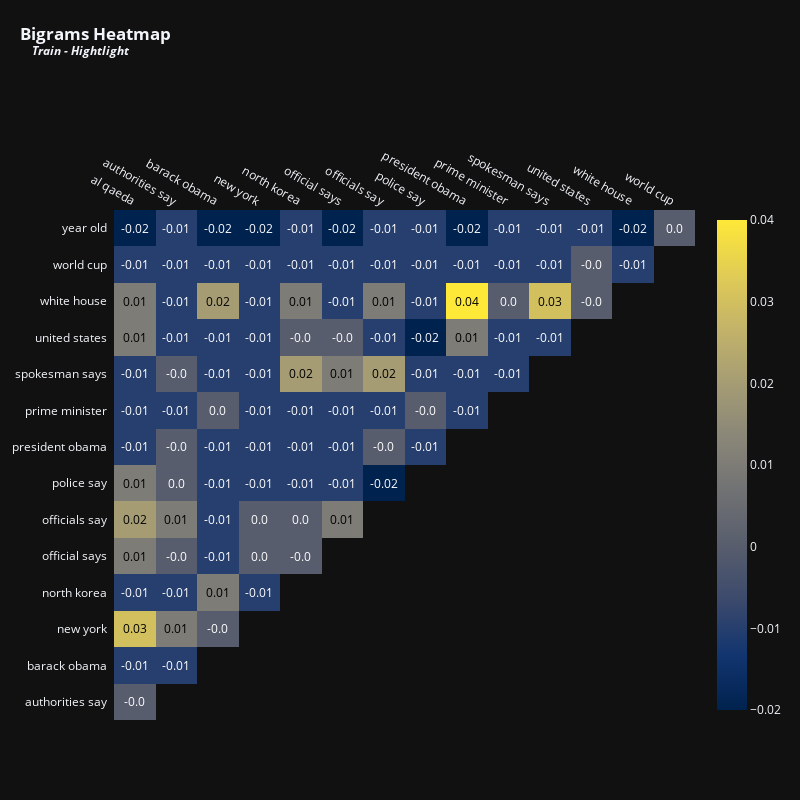

The code cell stored with this chart in its notebook:
### Code cell
vectorizer = TfidfVectorizer(max_features = 15,stop_words = 'english',ngram_range = (2,2)) # Top 15 terms
x = vectorizer.fit_transform(train_all['highlights'].fillna(''))
df_tfidfvect = pd.DataFrame(x.toarray(), columns=vectorizer.get_feature_names_out())
plot_correlation(df_tfidfvect, 'Bigrams', 'Train - Hightlight', 800, 800, 12)

### Figure 1 — Plotly figure (JSON) as saved in the notebook; plotly's stock layout.template omitted (floating-point values rounded to 4 significant figures)
{"data": [{"colorscale": [[0, "#00224e"], [0.1111, "#123570"], [0.2222, "#3b496c"], [0.3333, "#575d6d"], [0.4444, "#707173"], [0.5556, "#8a8678"], [0.6667, "#a59c74"], [0.7778, "#c3b369"], [0.8889, "#e1cc55"], [1, "#fee838"]], "reversescale": false, "showscale": false, "type": "heatmap", "x": ["al qaeda", "authorities say", "barack obama", "new york", "north korea", "official says", "officials say", "police say", "president obama", "prime minister", "spokesman says", "united states", "white house", "world cup"], "y": ["year old", "world cup", "white house", "united states", "spokesman says", "prime minister", "president obama", "police say", "officials say", "official says", "north korea", "new york", "barack obama", "authorities say"], "z": [[-0.02, -0.01, -0.02, -0.02, -0.01, -0.02, -0.01, -0.01, -0.02, -0.01, -0.01, -0.01, -0.02, 0], [-0.01, -0.01, -0.01, -0.01, -0.01, -0.01, -0.01, -0.01, -0.01, -0.01, -0.01, 0, -0.01], [0.01, -0.01, 0.02, -0.01, 0.01, -0.01, 0.01, -0.01, 0.04, 0, 0.03, 0], [0.01, -0.01, -0.01, -0.01, 0, 0, -0.01, -0.02, 0.01, -0.01, -0.01], [-0.01, 0, -0.01, -0.01, 0.02, 0.01, 0.02, -0.01, -0.01, -0.01], [-0.01, -0.01, 0, -0.01, -0.01, -0.01, -0.01, 0, -0.01], [-0.01, 0, -0.01, -0.01, -0.01, -0.01, 0, -0.01], [0.01, 0, -0.01, -0.01, -0.01, -0.01, -0.02], [0.02, 0.01, -0.01, 0, 0, 0.01], [0.01, 0, -0.01, 0, 0], [-0.01, -0.01, 0.01, -0.01], [0.03, 0.01, 0], [-0.01, -0.01], [0]]}, {"colorscale": [[0, "#00224e"], [0.1111, "#123570"], [0.2222, "#3b496c"], [0.3333, "#575d6d"], [0.4444, "#707173"], [0.5556, "#8a8678"], [0.6667, "#a59c74"], [0.7778, "#c3b369"], [0.8889, "#e1cc55"], [1, "#fee838"]], "showscale": true, "type": "heatmap", "visible": true, "z": [[-0.02, -0.01, -0.02, -0.02, -0.01, -0.02, -0.01, -0.01, -0.02, -0.01, -0.01, -0.01, -0.02, 0], [-0.01, -0.01, -0.01, -0.01, -0.01, -0.01, -0.01, -0.01, -0.01, -0.01, -0.01, 0, -0.01], [0.01, -0.01, 0.02, -0.01, 0.01, -0.01, 0.01, -0.01, 0.04, 0, 0.03, 0], [0.01, -0.01, -0.01, -0.01, 0, 0, -0.01, -0.02, 0.01, -0.01, -0.01], [-0.01, 0, -0.01, -0.01, 0.02, 0.01, 0.02, -0.01, -0.01, -0.01], [-0.01, -0.01, 0, -0.01, -0.01, -0.01, -0.01, 0, -0.01], [-0.01, 0, -0.01, -0.01, -0.01, -0.01, 0, -0.01], [0.01, 0, -0.01, -0.01, -0.01, -0.01, -0.02], [0.02, 0.01, -0.01, 0, 0, 0.01], [0.01, 0, -0.01, 0, 0], [-0.01, -0.01, 0.01, -0.01], [0.03, 0.01, 0], [-0.01, -0.01], [0]]}], "layout": {"annotations": [{"font": {"color": "#FFFFFF", "size": 12}, "showarrow": false, "text": "-0.02", "x": "al qaeda", "xref": "x", "y": "year old", "yref": "y"}, {"font": {"color": "#FFFFFF", "size": 12}, "showarrow": false, "text": "-0.01", "x": "authorities say", "xref": "x", "y": "year old", "yref": "y"}, {"font": {"color": "#FFFFFF", "size": 12}, "showarrow": false, "text": "-0.02", "x": "barack obama", "xref": "x", "y": "year old", "yref": "y"}, {"font": {"color": "#FFFFFF", "size": 12}, "showarrow": false, "text": "-0.02", "x": "new york", "xref": "x", "y": "year old", "yref": "y"}, {"font": {"color": "#FFFFFF", "size": 12}, "showarrow": false, "text": "-0.01", "x": "north korea", "xref": "x", "y": "year old", "yref": "y"}, {"font": {"color": "#FFFFFF", "size": 12}, "showarrow": false, "text": "-0.02", "x": "official says", "xref": "x", "y": "year old", "yref": "y"}, {"font": {"color": "#FFFFFF", "size": 12}, "showarrow": false, "text": "-0.01", "x": "officials say", "xref": "x", "y": "year old", "yref": "y"}, {"font": {"color": "#FFFFFF", "size": 12}, "showarrow": false, "text": "-0.01", "x": "police say", "xref": "x", "y": "year old", "yref": "y"}, {"font": {"color": "#FFFFFF", "size": 12}, "showarrow": false, "text": "-0.02", "x": "president obama", "xref": "x", "y": "year old", "yref": "y"}, {"font": {"color": "#FFFFFF", "size": 12}, "showarrow": false, "text": "-0.01", "x": "prime minister", "xref": "x", "y": "year old", "yref": "y"}, {"font": {"color": "#FFFFFF", "size": 12}, "showarrow": false, "text": "-0.01", "x": "spokesman says", "xref": "x", "y": "year old", "yref": "y"}, {"font": {"color": "#FFFFFF", "size": 12}, "showarrow": false, "text": "-0.01", "x": "united states", "xref": "x", "y": "year old", "yref": "y"}, {"font": {"color": "#FFFFFF", "size": 12}, "showarrow": false, "text": "-0.02", "x": "white house", "xref": "x", "y": "year old", "yref": "y"}, {"font": {"color": "#FFFFFF", "size": 12}, "showarrow": false, "text": "0.0", "x": "world cup", "xref": "x", "y": "year old", "yref": "y"}, {"font": {"color": "#FFFFFF", "size": 12}, "showarrow": false, "text": "-0.01", "x": "al qaeda", "xref": "x", "y": "world cup", "yref": "y"}, {"font": {"color": "#FFFFFF", "size": 12}, "showarrow": false, "text": "-0.01", "x": "authorities say", "xref": "x", "y": "world cup", "yref": "y"}, {"font": {"color": "#FFFFFF", "size": 12}, "showarrow": false, "text": "-0.01", "x": "barack obama", "xref": "x", "y": "world cup", "yref": "y"}, {"font": {"color": "#FFFFFF", "size": 12}, "showarrow": false, "text": "-0.01", "x": "new york", "xref": "x", "y": "world cup", "yref": "y"}, {"font": {"color": "#FFFFFF", "size": 12}, "showarrow": false, "text": "-0.01", "x": "north korea", "xref": "x", "y": "world cup", "yref": "y"}, {"font": {"color": "#FFFFFF", "size": 12}, "showarrow": false, "text": "-0.01", "x": "official says", "xref": "x", "y": "world cup", "yref": "y"}, {"font": {"color": "#FFFFFF", "size": 12}, "showarrow": false, "text": "-0.01", "x": "officials say", "xref": "x", "y": "world cup", "yref": "y"}, {"font": {"color": "#FFFFFF", "size": 12}, "showarrow": false, "text": "-0.01", "x": "police say", "xref": "x", "y": "world cup", "yref": "y"}, {"font": {"color": "#FFFFFF", "size": 12}, "showarrow": false, "text": "-0.01", "x": "president obama", "xref": "x", "y": "world cup", "yref": "y"}, {"font": {"color": "#FFFFFF", "size": 12}, "showarrow": false, "text": "-0.01", "x": "prime minister", "xref": "x", "y": "world cup", "yref": "y"}, {"font": {"color": "#FFFFFF", "size": 12}, "showarrow": false, "text": "-0.01", "x": "spokesman says", "xref": "x", "y": "world cup", "yref": "y"}, {"font": {"color": "#FFFFFF", "size": 12}, "showarrow": false, "text": "-0.0", "x": "united states", "xref": "x", "y": "world cup", "yref": "y"}, {"font": {"color": "#FFFFFF", "size": 12}, "showarrow": false, "text": "-0.01", "x": "white house", "xref": "x", "y": "world cup", "yref": "y"}, {"font": {"color": "#000000", "size": 12}, "showarrow": false, "text": "0.01", "x": "al qaeda", "xref": "x", "y": "white house", "yref": "y"}, {"font": {"color": "#FFFFFF", "size": 12}, "showarrow": false, "text": "-0.01", "x": "authorities say", "xref": "x", "y": "white house", "yref": "y"}, {"font": {"color": "#000000", "size": 12}, "showarrow": false, "text": "0.02", "x": "barack obama", "xref": "x", "y": "white house", "yref": "y"}, {"font": {"color": "#FFFFFF", "size": 12}, "showarrow": false, "text": "-0.01", "x": "new york", "xref": "x", "y": "white house", "yref": "y"}, {"font": {"color": "#000000", "size": 12}, "showarrow": false, "text": "0.01", "x": "north korea", "xref": "x", "y": "white house", "yref": "y"}, {"font": {"color": "#FFFFFF", "size": 12}, "showarrow": false, "text": "-0.01", "x": "official says", "xref": "x", "y": "white house", "yref": "y"}, {"font": {"color": "#000000", "size": 12}, "showarrow": false, "text": "0.01", "x": "officials say", "xref": "x", "y": "white house", "yref": "y"}, {"font": {"color": "#FFFFFF", "size": 12}, "showarrow": false, "text": "-0.01", "x": "police say", "xref": "x", "y": "white house", "yref": "y"}, {"font": {"color": "#000000", "size": 12}, "showarrow": false, "text": "0.04", "x": "president obama", "xref": "x", "y": "white house", "yref": "y"}, {"font": {"color": "#FFFFFF", "size": 12}, "showarrow": false, "text": "0.0", "x": "prime minister", "xref": "x", "y": "white house", "yref": "y"}, {"font": {"color": "#000000", "size": 12}, "showarrow": false, "text": "0.03", "x": "spokesman says", "xref": "x", "y": "white house", "yref": "y"}, {"font": {"color": "#FFFFFF", "size": 12}, "showarrow": false, "text": "-0.0", "x": "united states", "xref": "x", "y": "white house", "yref": "y"}, {"font": {"color": "#000000", "size": 12}, "showarrow": false, "text": "0.01", "x": "al qaeda", "xref": "x", "y": "united states", "yref": "y"}, {"font": {"color": "#FFFFFF", "size": 12}, "showarrow": false, "text": "-0.01", "x": "authorities say", "xref": "x", "y": "united states", "yref": "y"}, {"font": {"color": "#FFFFFF", "size": 12}, "showarrow": false, "text": "-0.01", "x": "barack obama", "xref": "x", "y": "united states", "yref": "y"}, {"font": {"color": "#FFFFFF", "size": 12}, "showarrow": false, "text": "-0.01", "x": "new york", "xref": "x", "y": "united states", "yref": "y"}, {"font": {"color": "#FFFFFF", "size": 12}, "showarrow": false, "text": "-0.0", "x": "north korea", "xref": "x", "y": "united states", "yref": "y"}, {"font": {"color": "#FFFFFF", "size": 12}, "showarrow": false, "text": "-0.0", "x": "official says", "xref": "x", "y": "united states", "yref": "y"}, {"font": {"color": "#FFFFFF", "size": 12}, "showarrow": false, "text": "-0.01", "x": "officials say", "xref": "x", "y": "united states", "yref": "y"}, {"font": {"color": "#FFFFFF", "size": 12}, "showarrow": false, "text": "-0.02", "x": "police say", "xref": "x", "y": "united states", "yref": "y"}, {"font": {"color": "#000000", "size": 12}, "showarrow": false, "text": "0.01", "x": "president obama", "xref": "x", "y": "united states", "yref": "y"}, {"font": {"color": "#FFFFFF", "size": 12}, "showarrow": false, "text": "-0.01", "x": "prime minister", "xref": "x", "y": "united states", "yref": "y"}, {"font": {"color": "#FFFFFF", "size": 12}, "showarrow": false, "text": "-0.01", "x": "spokesman says", "xref": "x", "y": "united states", "yref": "y"}, {"font": {"color": "#FFFFFF", "size": 12}, "showarrow": false, "text": "-0.01", "x": "al qaeda", "xref": "x", "y": "spokesman says", "yref": "y"}, {"font": {"color": "#FFFFFF", "size": 12}, "showarrow": false, "text": "-0.0", "x": "authorities say", "xref": "x", "y": "spokesman says", "yref": "y"}, {"font": {"color": "#FFFFFF", "size": 12}, "showarrow": false, "text": "-0.01", "x": "barack obama", "xref": "x", "y": "spokesman says", "yref": "y"}, {"font": {"color": "#FFFFFF", "size": 12}, "showarrow": false, "text": "-0.01", "x": "new york", "xref": "x", "y": "spokesman says", "yref": "y"}, {"font": {"color": "#000000", "size": 12}, "showarrow": false, "text": "0.02", "x": "north korea", "xref": "x", "y": "spokesman says", "yref": "y"}, {"font": {"color": "#000000", "size": 12}, "showarrow": false, "text": "0.01", "x": "official says", "xref": "x", "y": "spokesman says", "yref": "y"}, {"font": {"color": "#000000", "size": 12}, "showarrow": false, "text": "0.02", "x": "officials say", "xref": "x", "y": "spokesman says", "yref": "y"}, {"font": {"color": "#FFFFFF", "size": 12}, "showarrow": false, "text": "-0.01", "x": "police say", "xref": "x", "y": "spokesman says", "yref": "y"}, {"font": {"color": "#FFFFFF", "size": 12}, "showarrow": false, "text": "-0.01", "x": "president obama", "xref": "x", "y": "spokesman says", "yref": "y"}, {"font": {"color": "#FFFFFF", "size": 12}, "showarrow": false, "text": "-0.01", "x": "prime minister", "xref": "x", "y": "spokesman says", "yref": "y"}, {"font": {"color": "#FFFFFF", "size": 12}, "showarrow": false, "text": "-0.01", "x": "al qaeda", "xref": "x", "y": "prime minister", "yref": "y"}, {"font": {"color": "#FFFFFF", "size": 12}, "showarrow": false, "text": "-0.01", "x": "authorities say", "xref": "x", "y": "prime minister", "yref": "y"}, {"font": {"color": "#FFFFFF", "size": 12}, "showarrow": false, "text": "0.0", "x": "barack obama", "xref": "x", "y": "prime minister", "yref": "y"}, {"font": {"color": "#FFFFFF", "size": 12}, "showarrow": false, "text": "-0.01", "x": "new york", "xref": "x", "y": "prime minister", "yref": "y"}, {"font": {"color": "#FFFFFF", "size": 12}, "showarrow": false, "text": "-0.01", "x": "north korea", "xref": "x", "y": "prime minister", "yref": "y"}, {"font": {"color": "#FFFFFF", "size": 12}, "showarrow": false, "text": "-0.01", "x": "official says", "xref": "x", "y": "prime minister", "yref": "y"}, {"font": {"color": "#FFFFFF", "size": 12}, "showarrow": false, "text": "-0.01", "x": "officials say", "xref": "x", "y": "prime minister", "yref": "y"}, {"font": {"color": "#FFFFFF", "size": 12}, "showarrow": false, "text": "-0.0", "x": "police say", "xref": "x", "y": "prime minister", "yref": "y"}, {"font": {"color": "#FFFFFF", "size": 12}, "showarrow": false, "text": "-0.01", "x": "president obama", "xref": "x", "y": "prime minister", "yref": "y"}, {"font": {"color": "#FFFFFF", "size": 12}, "showarrow": false, "text": "-0.01", "x": "al qaeda", "xref": "x", "y": "president obama", "yref": "y"}, {"font": {"color": "#FFFFFF", "size": 12}, "showarrow": false, "text": "-0.0", "x": "authorities say", "xref": "x", "y": "president obama", "yref": "y"}, {"font": {"color": "#FFFFFF", "size": 12}, "showarrow": false, "text": "-0.01", "x": "barack obama", "xref": "x", "y": "president obama", "yref": "y"}, {"font": {"color": "#FFFFFF", "size": 12}, "showarrow": false, "text": "-0.01", "x": "new york", "xref": "x", "y": "president obama", "yref": "y"}, {"font": {"color": "#FFFFFF", "size": 12}, "showarrow": false, "text": "-0.01", "x": "north korea", "xref": "x", "y": "president obama", "yref": "y"}, {"font": {"color": "#FFFFFF", "size": 12}, "showarrow": false, "text": "-0.01", "x": "official says", "xref": "x", "y": "president obama", "yref": "y"}, {"font": {"color": "#FFFFFF", "size": 12}, "showarrow": false, "text": "-0.0", "x": "officials say", "xref": "x", "y": "president obama", "yref": "y"}, {"font": {"color": "#FFFFFF", "size": 12}, "showarrow": false, "text": "-0.01", "x": "police say", "xref": "x", "y": "president obama", "yref": "y"}, {"font": {"color": "#000000", "size": 12}, "showarrow": false, "text": "0.01", "x": "al qaeda", "xref": "x", "y": "police say", "yref": "y"}, {"font": {"color": "#FFFFFF", "size": 12}, "showarrow": false, "text": "0.0", "x": "authorities say", "xref": "x", "y": "police say", "yref": "y"}, {"font": {"color": "#FFFFFF", "size": 12}, "showarrow": false, "text": "-0.01", "x": "barack obama", "xref": "x", "y": "police say", "yref": "y"}, {"font": {"color": "#FFFFFF", "size": 12}, "showarrow": false, "text": "-0.01", "x": "new york", "xref": "x", "y": "police say", "yref": "y"}, {"font": {"color": "#FFFFFF", "size": 12}, "showarrow": false, "text": "-0.01", "x": "north korea", "xref": "x", "y": "police say", "yref": "y"}, {"font": {"color": "#FFFFFF", "size": 12}, "showarrow": false, "text": "-0.01", "x": "official says", "xref": "x", "y": "police say", "yref": "y"}, {"font": {"color": "#FFFFFF", "size": 12}, "showarrow": false, "text": "-0.02", "x": "officials say", "xref": "x", "y": "police say", "yref": "y"}, {"font": {"color": "#000000", "size": 12}, "showarrow": false, "text": "0.02", "x": "al qaeda", "xref": "x", "y": "officials say", "yref": "y"}, {"font": {"color": "#000000", "size": 12}, "showarrow": false, "text": "0.01", "x": "authorities say", "xref": "x", "y": "officials say", "yref": "y"}, {"font": {"color": "#FFFFFF", "size": 12}, "showarrow": false, "text": "-0.01", "x": "barack obama", "xref": "x", "y": "officials say", "yref": "y"}, {"font": {"color": "#FFFFFF", "size": 12}, "showarrow": false, "text": "0.0", "x": "new york", "xref": "x", "y": "officials say", "yref": "y"}, {"font": {"color": "#FFFFFF", "size": 12}, "showarrow": false, "text": "0.0", "x": "north korea", "xref": "x", "y": "officials say", "yref": "y"}, {"font": {"color": "#000000", "size": 12}, "showarrow": false, "text": "0.01", "x": "official says", "xref": "x", "y": "officials say", "yref": "y"}, {"font": {"color": "#000000", "size": 12}, "showarrow": false, "text": "0.01", "x": "al qaeda", "xref": "x", "y": "official says", "yref": "y"}, {"font": {"color": "#FFFFFF", "size": 12}, "showarrow": false, "text": "-0.0", "x": "authorities say", "xref": "x", "y": "official says", "yref": "y"}, {"font": {"color": "#FFFFFF", "size": 12}, "showarrow": false, "text": "-0.01", "x": "barack obama", "xref": "x", "y": "official says", "yref": "y"}, {"font": {"color": "#FFFFFF", "size": 12}, "showarrow": false, "text": "0.0", "x": "new york", "xref": "x", "y": "official says", "yref": "y"}, {"font": {"color": "#FFFFFF", "size": 12}, "showarrow": false, "text": "-0.0", "x": "north korea", "xref": "x", "y": "official says", "yref": "y"}, {"font": {"color": "#FFFFFF", "size": 12}, "showarrow": false, "text": "-0.01", "x": "al qaeda", "xref": "x", "y": "north korea", "yref": "y"}, {"font": {"color": "#FFFFFF", "size": 12}, "showarrow": false, "text": "-0.01", "x": "authorities say", "xref": "x", "y": "north korea", "yref": "y"}, {"font": {"color": "#000000", "size": 12}, "showarrow": false, "text": "0.01", "x": "barack obama", "xref": "x", "y": "north korea", "yref": "y"}, {"font": {"color": "#FFFFFF", "size": 12}, "showarrow": false, "text": "-0.01", "x": "new york", "xref": "x", "y": "north korea", "yref": "y"}, {"font": {"color": "#000000", "size": 12}, "showarrow": false, "text": "0.03", "x": "al qaeda", "xref": "x", "y": "new york", "yref": "y"}, {"font": {"color": "#000000", "size": 12}, "showarrow": false, "text": "0.01", "x": "authorities say", "xref": "x", "y": "new york", "yref": "y"}, {"font": {"color": "#FFFFFF", "size": 12}, "showarrow": false, "text": "-0.0", "x": "barack obama", "xref": "x", "y": "new york", "yref": "y"}, {"font": {"color": "#FFFFFF", "size": 12}, "showarrow": false, "text": "-0.01", "x": "al qaeda", "xref": "x", "y": "barack obama", "yref": "y"}, {"font": {"color": "#FFFFFF", "size": 12}, "showarrow": false, "text": "-0.01", "x": "authorities say", "xref": "x", "y": "barack obama", "yref": "y"}, {"font": {"color": "#FFFFFF", "size": 12}, "showarrow": false, "text": "-0.0", "x": "al qaeda", "xref": "x", "y": "authorities say", "yref": "y"}], "height": 800, "margin": {"l": 110, "t": 210}, "title": {"text": "<b>Bigrams Heatmap<br><sup>&nbsp;&nbsp;&nbsp;&nbsp;<i>Train - Hightlight</i></sup></b>", "x": 0.025, "xanchor": "left", "y": 0.95}, "width": 800, "xaxis": {"dtick": 1, "gridcolor": "rgb(0, 0, 0)", "showgrid": false, "side": "top", "ticks": ""}, "yaxis": {"autorange": "reversed", "dtick": 1, "showgrid": false, "ticks": "", "ticksuffix": "  "}}}
